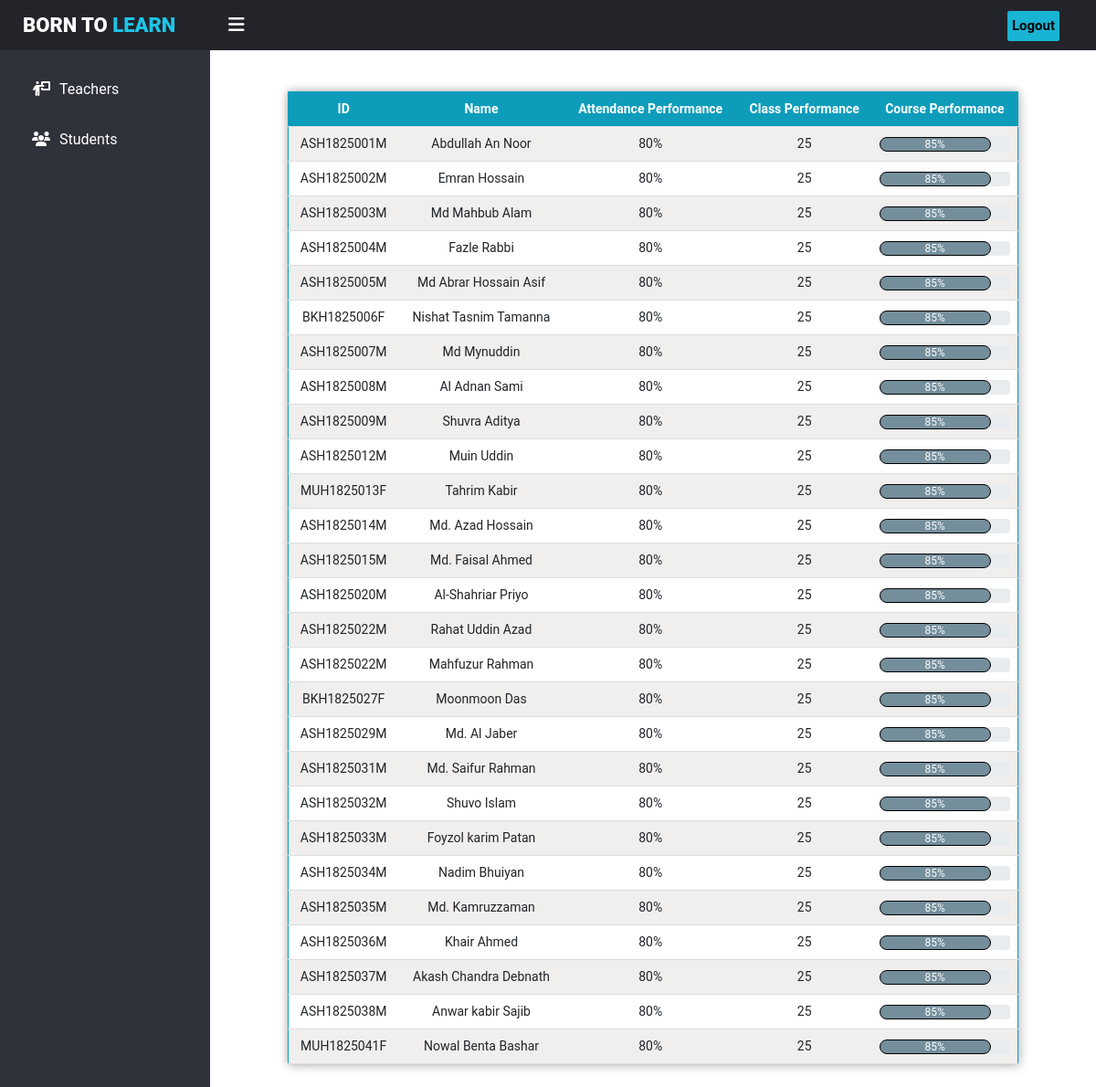
The page /students/coursePerformance.php?semester=1 (signed in) on the database its author committed.
### tables this page shows
CREATE TABLE `user` (
  `ID` int(50) NOT NULL,
  `email` varchar(50) NOT NULL,
  `password` varchar(50) NOT NULL,
  `user_type` varchar(50) NOT NULL,
  `Roll` varchar(50) NOT NULL,
  `Mobile` varchar(50) NOT NULL,
  `Batch` int(11) NOT NULL,
  `semester` int(100) NOT NULL,
  `Name` varchar(50) NOT NULL
);

### students/coursePerformance.php (the view, shortened to what this page needs)
<?php
include '../assets/sidebar.php';
include '../assets/database.php';
if (isset(($_GET['semester']))) {
    $semester = $_GET['semester'];
}
?>
<link rel="stylesheet" href="../css//courseAttandance.css">
<link rel="stylesheet" href="../css//coursePerformance.css">
<div style="padding-bottom: 25px;padding-top:100px;">
    <table style="margin-left: 50%;">
        <tbody>
            <?php
            $result = mysqli_query($conn, " SELECT * FROM `user` WHERE semester='$semester'") or die('query failed');
            if ($result->num_rows > 0) { ?>
                <tr id="header" style="text-align:center;">
                    <th>ID</th>
                    <th>Name</th>
                    <th>Attendance Performance</th>
                    <th>Class Performance</th>
                    <th>Course Performance</th>
                </tr>
                <?php while ($row = $result->fetch_assoc()) {
                    $student_name = $row['Name'];
                    $student_roll = $row['Roll'];
                ?>
                    <tr>
                        <td><?php echo $student_roll; ?></td>
                        <td><?php echo $student_name; ?></td>
                        <td>80%</td>
                        <td>25</td>
                        <td>
                            <div class="progress">
                                <div class="progress-bar" role="progressbar" style="width: 85%;" aria-valuenow="25" aria-valuemin="0" aria-valuemax="100">85%</div>
                            </div>
                        </td>
                    </tr>
            <?php }
            } ?>
        </tbody>
    </table>
</div>
</div>

### css/sidebar.css (style rules this page uses)
body { margin: 0; padding: 0; font-family: "Roboto", sans-serif; }

### css/courseAttandance.css (style rules this page uses)
body { overflow-x: hidden; }
table { transform: translate(-50%, 0%); border-collapse: collapse; width: 680px; border: 1px solid #0d9dbb; box-shadow: 2px 2px 12px rgba(0, 0, 0, 0.2), -1px -1px 8px rgba(0, 0, 0, 0.2); }
tr { transition: all 0.2s ease-in; cursor: pointer; font-size: 14px; }
tr:nth-child(even) { background-color: #f1eeee; }
th, td { padding: 8px; text-align: center; border-bottom: 1px solid #ddd; }
#header { background-color: #0d9dbb; color: #fff; }

### css/coursePerformance.css (style rules this page uses)
.progress-bar { background-color: #748e9b; }
.progress .progress-bar { border-radius: 20px; border: 1px solid #000; animation: animate-positive 1.5s; }

### students/coursePerformance.php (style rules this page uses)
table { width:800px; }

### rows shown on the page
user: Roll "ASH1825001M", Name "Abdullah An Noor"
user: Roll "ASH1825002M", Name "Emran Hossain"
user: Roll "ASH1825003M", Name "Md Mahbub Alam"
user: Roll "ASH1825004M", Name "Fazle Rabbi"
user: Roll "ASH1825005M", Name "Md Abrar Hossain Asif"
user: Roll "BKH1825006F", Name "Nishat Tasnim Tamanna"
user: Roll "ASH1825007M", Name "Md Mynuddin"
user: Roll "ASH1825008M", Name "Al Adnan Sami"
user: Roll "ASH1825009M", Name "Shuvra Aditya"
user: Roll "ASH1825012M", Name "Muin Uddin"
user: Roll "MUH1825013F", Name "Tahrim Kabir"
user: Roll "ASH1825014M", Name "Md. Azad Hossain"
user: Roll "ASH1825015M", Name "Md. Faisal Ahmed"
user: Roll "ASH1825020M", Name "Al-Shahriar Priyo"
user: Roll "ASH1825022M", Name "Rahat Uddin Azad"
user: Roll "ASH1825022M", Name "Mahfuzur Rahman"
user: Roll "BKH1825027F", Name "Moonmoon Das"
user: Roll "ASH1825029M", Name "Md. Al Jaber"
user: Roll "ASH1825031M", Name "Md. Saifur Rahman"
user: Roll "ASH1825032M", Name "Shuvo Islam"
user: Roll "ASH1825033M", Name "Foyzol karim Patan"
user: Roll "ASH1825034M", Name "Nadim Bhuiyan"
user: Roll "ASH1825035M", Name "Md. Kamruzzaman"
user: Roll "ASH1825036M", Name "Khair Ahmed"
user: Roll "ASH1825037M", Name "Akash Chandra Debnath"
user: Roll "ASH1825038M", Name "Anwar kabir Sajib"
user: Roll "MUH1825041F", Name "Nowal Benta Bashar"
